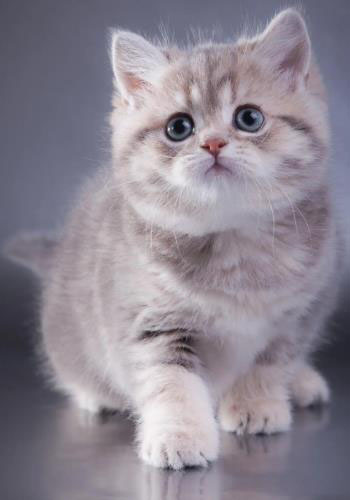
#> input picture 计算机视觉实验07/imgs/cat.jpg, 350 x 500 px
$ python test0.py
#> lines starting #> are read from the running program, lines starting #| are printed output that depends on the picture
### 计算机视觉实验07/util.py
import matplotlib.pyplot as plt
import numpy as np
import cv2
import pywt


# 灰度融合
def alphaBlend(x, y, A):
    return A * x + (1 - A) * y


def subtractBlend(x, y, A):
    new = (1 + A) * x - A * y
    return (new - new.min()) / (new.max() - new.min()) * 255


def multiplyBlend(x, y, A):
    new = x * (y + A * 255.0)
    return (new - new.min()) / (new.max() - new.min()) * 255


def multiplyBlend0(x, y, A):
    new = (x * (y + A * 255.0)) ** 2
    return (new - new.min()) / (new.max() - new.min()) * 255


def divideBlend(x, y, A):
    new = x / (y + A * 255 + 0.81)
    return (new - new.min()) / (new.max() - new.min()) * 255


def maxBlend(x, y, A):
    new = np.amax([(1 - A / 2) * x, (0.25 + A / 2) * y], axis=0)
    return (new - new.min()) / (new.max() - new.min()) * 255


def minBlend(x, y, A):
    new = np.amin([(1 - A / 2) * x, (0.25 + A / 2) * y], axis=0)
    return (new - new.min()) / (new.max() - new.min()) * 255


# [7 lines left out: function multiplyBlend1, not called in this run]


def multiplyBlend2(x, y, A):
    new = x * (255.0 - y + A * 255.0)
    return (new - new.min()) / (new.max() - new.min()) * 255


# 灰度变换
# 线性变换
# [16 lines left out: functions TwoSegment0, FourSegment0, not called in this run]


# 灰度融合RGB
def cvBGRBlend0(imData1, imData2, saveName, f=multiplyBlend, channel="rgb"):
    # 定义回调函数，比程序无需回调，所以Pass即可
    def callback(object):
        pass

    MAX_VALUE = 100  # 滑动条最大值
    MIN_VALUE = 0  # 滑动条最小值
    # if f == TwoSegment0: a0, b0, c0 = [0, 127, 255]
    # if f == FourSegment0: a0, b0, c0 = [63, 127, 191]
    a0 = 0
    cv2.namedWindow("cvAdjust", cv2.WINDOW_GUI_NORMAL)
    # cv2.resizewindow("resized", imData1.shape[0], imData1.shape[1])
    cv2.resizeWindow("cvAdjust", imData1.shape[1], imData1.shape[0])
    imData2 = cv2.resize(imData2, (imData1.shape[1], imData1.shape[0]))
    cv2.createTrackbar("a", "cvAdjust", MIN_VALUE, MAX_VALUE, callback)
    # cv2.createTrackbar("b", "cvAdjust", MIN_VALUE, MAX_VALUE, callback)
    # cv2.createTrackbar("c", "cvAdjust", MIN_VALUE, MAX_VALUE, callback)
    cv2.setTrackbarPos("a", "cvAdjust", a0)
    # cv2.setTrackbarPos("b", "cvAdjust", b0)
    # cv2.setTrackbarPos("c", "cvAdjust", c0)
    while True:
        A = cv2.getTrackbarPos("a", "cvAdjust") / 100.0
        # B = cv2.getTrackbarPos("b", "cvAdjust")
        # C = cv2.getTrackbarPos("c", "cvAdjust")
        b1, g1, r1 = cv2.split(imData1)
        b2, g2, r2 = cv2.split(imData2)
        if "b" in channel:
            b = f(b1, b2, A)
        if "g" in channel:
            g = f(g1, g2, A)
        if "r" in channel:
            r = f(r1, r2, A)
        imBGR = cv2.merge(np.uint8([b, g, r]))
        cv2.imshow("cvAdjust", imBGR)
        ch = cv2.waitKey(5)  # 按EsC键s键退出
        # if ch == 27 or ch == ord("s") or cv2.getwindowProperty("cvAdjust", 0) == -1:
        #     cv2.imwrite(saveName + "-Blended.jpg", imBGR)  # 保存图片并退出
        #     break
        if (
            ch == 27
            or ch == ord("s")
            or cv2.getWindowProperty("cvAdjust", cv2.WND_PROP_VISIBLE) == 0
        ):
            cv2.imwrite(saveName + "-Blended.jpg", imBGR)  # 保存图片并退出
            break
    cv2.destroyAllWindows()  # 关闭所有的窗口


# 灰度融合HSL
# [129 lines left out: functions cvHLSBlend0, cvLABBlend0, spectrum_show, not called in this run]


# 频域融合
def cal_distance(pa, pb):  # 欧拉距离计算函数的定义
    return np.sqrt((pa[0] - pb[0]) ** 2 + (pa[1] - pb[1]) ** 2)


def IdealLowPass(dis, d, n):  # 理想低通滤波n为无效参数
    return np.where(dis > d, 0.0, 1.0)


def ButterworthLowPass(dis, d, n):  # 巴特沃斯低通滤波
    return 1 / (1 + (dis / d) ** (2.0 * n))


def GaussianLowPass(dis, d, n):  # 高斯低通滤波
    return np.exp(-(dis**2) / d**2 / 2)


def IdealhighPass(dis, d, n):  # 理想高通滤波n为无效参数
    return np.where(dis < d, 0.0, 1.0)


def ButterworthhighPass(dis, d, n):  # 巴特沃斯高通滤波
    return 1 / (1 + (d / dis) ** (2.0 * n))


def GaussianhighPass(dis, d, n):  # 高斯高通滤波
    return 1 - np.exp(-(dis**2) / d**2 / 2)


def GaussianhighPassEmphasize(dis, d, n):  # 高斯高通高频强调
    return 1 - np.exp(-(dis**2) / d**2 / 2) + 0.12


# [143 lines left out: functions _spectralBlend, spectralBlend, getMaskByf, getMaskBy0, maskBlend, _complexBlend and 4 more, not called in this run]


ksize = 7
sigma = 0.15 * ksize + 0.35
# print(sigma)


# [214 lines left out: functions build_gaussi_pyramid, build_laplacian_pyramaid, laplacian_fusion, spectrum_show, fuseCoeff_mask, mixed_pywtfuse_mask, not called in this run]

### 计算机视觉实验07/test0.py
from util import *
import cv2

# 【1】选两张合适的图片，自定义mask，通过简单代数运算融合图片，融合可在HSL等颜色空间进行。需选择合适的代数运算，使得融合效果较好。
catImg = cv2.imread("./imgs/cat.jpg")
#> catImg is the input picture: shape (500, 350, 3); mean B, G, R 146.1, 134.5, 141.4
dogImg = cv2.imread("./imgs/dog.jpg")
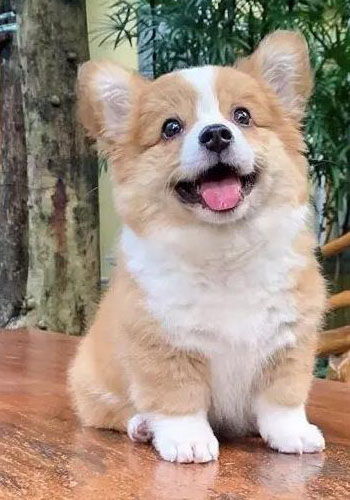
#> input picture 计算机视觉实验07/imgs/dog.jpg, 350 x 500 px
#> dogImg is the input picture: shape (500, 350, 3); mean B, G, R 128.8, 143.1, 159.9

# alphaBlend
# subtractBlend
# multiplyBlend
# multiplyBlend0
# divideBlend
# maxBlend
# minBlend
# multiplyBlend1
# multiplyBlend2
cvBGRBlend0(catImg, dogImg, "cvBGRBlend0-alphaBlend", f=alphaBlend)
#> in cvBGRBlend0, `b2, g2, r2 = cv2.split(imData2)`:
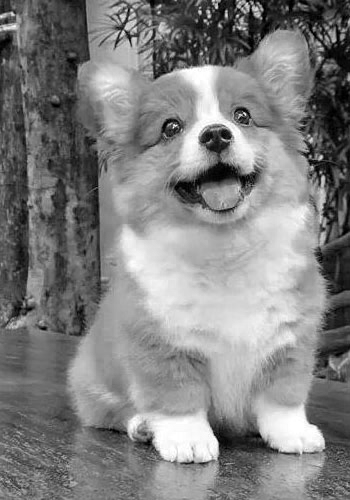
#> b2: shape (500, 350); min 0, max 255, mean 128.8
#> in cvBGRBlend0, `b2, g2, r2 = cv2.split(imData2)`:
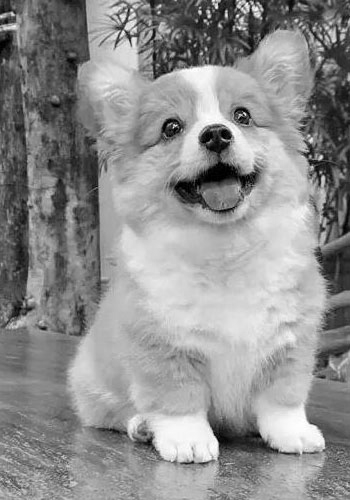
#> g2: shape (500, 350); min 0, max 255, mean 143.1
#> in cvBGRBlend0, `b2, g2, r2 = cv2.split(imData2)`:
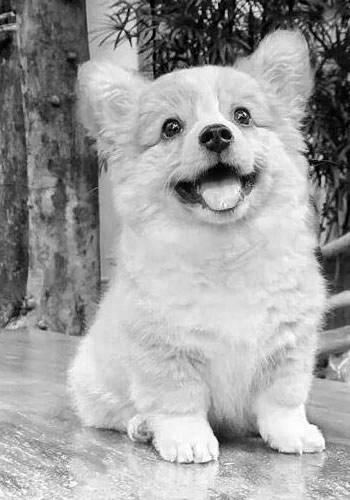
#> r2: shape (500, 350); min 0, max 255, mean 159.9
#> (key Esc is pressed here)
cvBGRBlend0(catImg, dogImg, "cvBGRBlend0-subtractBlend", f=subtractBlend)
#> (key Enter is pressed here)
cvBGRBlend0(catImg, dogImg, "cvBGRBlend0-multiplyBlend", f=multiplyBlend)
#> call 3 of cvBGRBlend0, with saveName = 'cvBGRBlend0-multiplyBlend', channel = 'rgb'
#> call 2 of multiplyBlend, with A = 0
#> in multiplyBlend (call 2), `new = x * (y + A * 255.0)`:
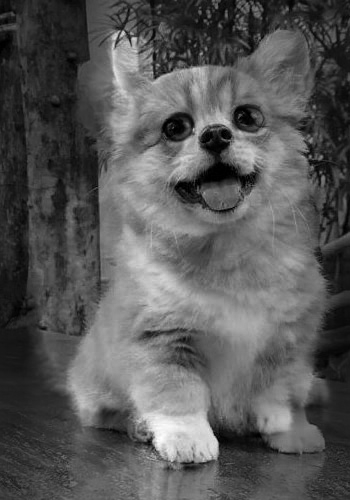
#> new: shape (500, 350) float64; min 0, max 57828, mean 20034.5; drawn with min black and max white
#> call 3 of multiplyBlend, with A = 0
#> in multiplyBlend (call 3), `new = x * (y + A * 255.0)`:
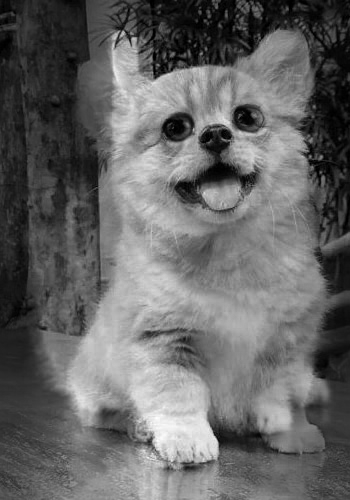
#> new: shape (500, 350) float64; min 0, max 58804, mean 23565.7; drawn with min black and max white
#> in cvBGRBlend0 (call 3), `imBGR = cv2.merge(np.uint8([b, g, r]))`:
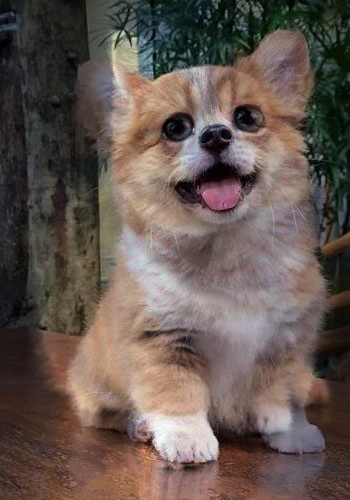
#> imBGR: shape (500, 350, 3); mean B, G, R 81.6, 87.8, 101.7
cvBGRBlend0(catImg, dogImg, "cvBGRBlend0-multiplyBlend0", f=multiplyBlend0)
cvBGRBlend0(catImg, dogImg, "cvBGRBlend0-divideBlend", f=divideBlend)
cvBGRBlend0(catImg, dogImg, "cvBGRBlend0-maxBlend", f=maxBlend)
cvBGRBlend0(catImg, dogImg, "cvBGRBlend0-minBlend", f=minBlend)
cvBGRBlend0(catImg, dogImg, "cvBGRBlend0-multiplyBlend1", f=multiplyBlend1)
cvBGRBlend0(catImg, dogImg, "cvBGRBlend0-multiplyBlend2", f=multiplyBlend2)

cvBGRBlend0(dogImg, catImg, "cvBGRBlend0-alphaBlend-r", f=alphaBlend)
cvBGRBlend0(dogImg, catImg, "cvBGRBlend0-subtractBlend-r", f=subtractBlend)
cvBGRBlend0(dogImg, catImg, "cvBGRBlend0-multiplyBlend-r", f=multiplyBlend)
cvBGRBlend0(dogImg, catImg, "cvBGRBlend0-multiplyBlend0-r", f=multiplyBlend0)
cvBGRBlend0(dogImg, catImg, "cvBGRBlend0-divideBlend-r", f=divideBlend)
cvBGRBlend0(dogImg, catImg, "cvBGRBlend0-maxBlend-r", f=maxBlend)
cvBGRBlend0(dogImg, catImg, "cvBGRBlend0-minBlend-r", f=minBlend)
cvBGRBlend0(dogImg, catImg, "cvBGRBlend0-multiplyBlend1-r", f=multiplyBlend1)
cvBGRBlend0(dogImg, catImg, "cvBGRBlend0-multiplyBlend2-r", f=multiplyBlend2)

cvHLSBlend0(catImg, dogImg, "cvHLSBlend0-alphaBlend", f=alphaBlend)
cvHLSBlend0(catImg, dogImg, "cvHLSBlend0-subtractBlend", f=subtractBlend)
cvHLSBlend0(catImg, dogImg, "cvHLSBlend0-multiplyBlend", f=multiplyBlend)
cvHLSBlend0(catImg, dogImg, "cvHLSBlend0-multiplyBlend0", f=multiplyBlend0)
cvHLSBlend0(catImg, dogImg, "cvHLSBlend0-divideBlend", f=divideBlend)
cvHLSBlend0(catImg, dogImg, "cvHLSBlend0-maxBlend", f=maxBlend)
cvHLSBlend0(catImg, dogImg, "cvHLSBlend0-minBlend", f=minBlend)
cvHLSBlend0(catImg, dogImg, "cvHLSBlend0-multiplyBlend1", f=multiplyBlend1)
cvHLSBlend0(catImg, dogImg, "cvHLSBlend0-multiplyBlend2", f=multiplyBlend2)

cvLABBlend0(catImg, dogImg, "cvLABBlend0-alphaBlend", f=alphaBlend)
cvLABBlend0(catImg, dogImg, "cvLABBlend0-subtractBlend", f=subtractBlend)
cvLABBlend0(catImg, dogImg, "cvLABBlend0-multiplyBlend", f=multiplyBlend)
cvLABBlend0(catImg, dogImg, "cvLABBlend0-multiplyBlend0", f=multiplyBlend0)
cvLABBlend0(catImg, dogImg, "cvLABBlend0-divideBlend", f=divideBlend)
cvLABBlend0(catImg, dogImg, "cvLABBlend0-maxBlend", f=maxBlend)
cvLABBlend0(catImg, dogImg, "cvLABBlend0-minBlend", f=minBlend)
cvLABBlend0(catImg, dogImg, "cvLABBlend0-multiplyBlend1", f=multiplyBlend1)
cvLABBlend0(catImg, dogImg, "cvLABBlend0-multiplyBlend2", f=multiplyBlend2)
